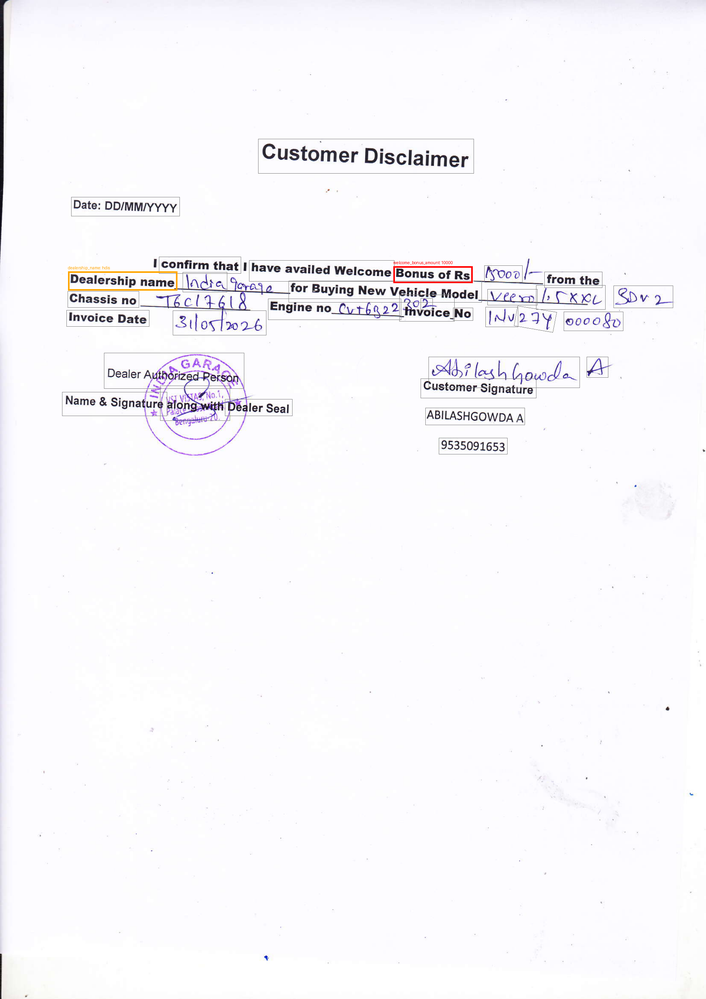
#> input picture DISC -1781516436736_debug_page_1.png, 706 x 999 px, shrunk from 1786 x 2526 before the run
$ python -i deskew.py   (imports and definitions only)
#> lines starting #> are read from the running program, lines starting #| are printed output that depends on the picture; after the words box and inside, x2 and y2 are one past the last pixel; in counts of white or black regions, pixels touching at a corner belong together
#> further down, picture is the input picture: PIL image 706x999 RGB; mean R, G, B 248.6, 247.4, 250.6
"""
preprocessing/deskew.py
========================
Detects and corrects page rotation/skew using OpenCV.
Supports up to ±45 degrees of rotation correction.
"""
import logging
import numpy as np

try:
    import cv2
    _CV2_AVAILABLE = True
except ImportError:
    _CV2_AVAILABLE = False
    logging.warning("[deskew] opencv-python not installed. Deskew will be skipped.")


def deskew_image(pil_image):
    """
    Detect and correct skew/rotation in a scanned page image.

    Args:
        pil_image: PIL.Image object (RGB or grayscale)

    Returns:
        PIL.Image: Deskewed image (same mode as input). Returns original if
                   opencv is unavailable or correction is < 0.3 degrees.
    """
    if not _CV2_AVAILABLE:
        return pil_image

    try:
        from PIL import Image
        import cv2

        # Convert PIL to numpy array for OpenCV
        img_array = np.array(pil_image.convert("L"))  # grayscale

        # Threshold to binary
        _, thresh = cv2.threshold(img_array, 0, 255, cv2.THRESH_BINARY_INV + cv2.THRESH_OTSU)
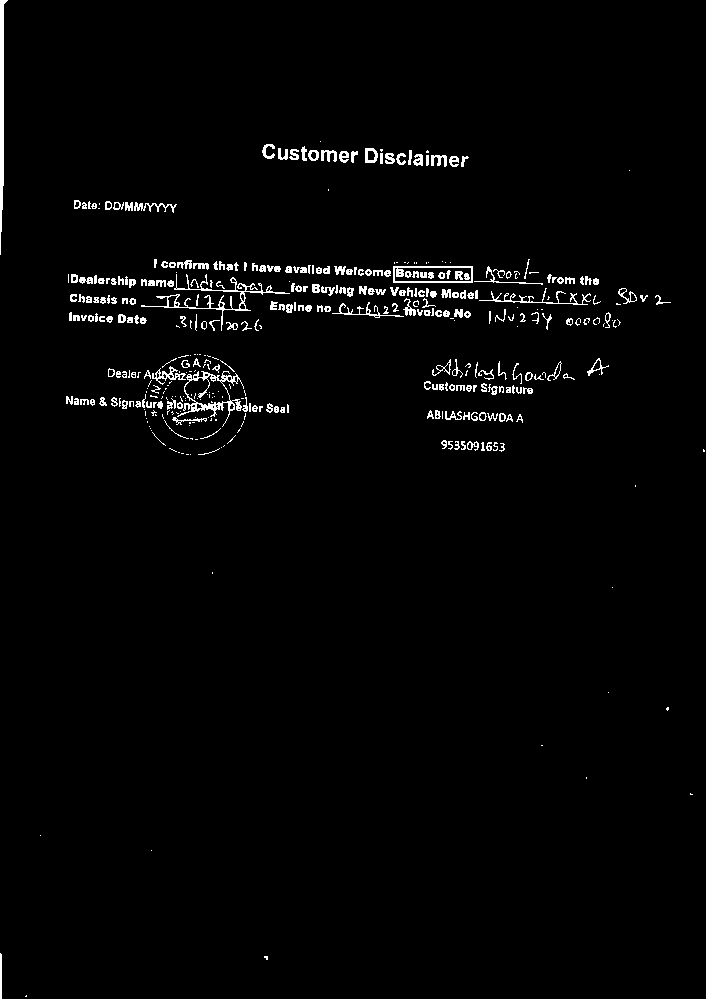
#> thresh: shape (999, 706); 2% white in thin lines or dots

        # Find all non-zero (text) pixel coordinates
        coords = np.column_stack(np.where(thresh > 0))
#> coords = 13928 pairs, first value 0 to 998, second value 0 to 704
        if coords.size == 0:
            return pil_image

        # Compute minimum area rectangle enclosing the text pixels
        rect = cv2.minAreaRect(coords)
#> rect = ((499, 352), (704, 998), -90)
        angle = rect[-1]
#> angle = -90

        # Normalize angle to [-45, 45] range
        if angle < -45:
            angle = angle + 90
#> angle = 0
        elif angle > 45:
            angle = angle - 90

        # Skip tiny corrections to avoid artifacts on clean scans
        if abs(angle) < 0.3:
            return pil_image

        logging.info(f"[deskew] Correcting page skew by {angle:.2f} degrees")

        # Rotate around center
        h, w = img_array.shape[:2]
        center = (w // 2, h // 2)
        M = cv2.getRotationMatrix2D(center, angle, 1.0)

        # Apply rotation to the original color image
        orig_array = np.array(pil_image)
        rotated = cv2.warpAffine(
            orig_array, M, (w, h),
            flags=cv2.INTER_CUBIC,
            borderMode=cv2.BORDER_REPLICATE
        )

        return Image.fromarray(rotated)

    except Exception as e:
        logging.warning(f"[deskew] Error during deskew: {e}. Returning original.")
        return pil_image

>>> from PIL import Image
>>> picture = Image.open('../../DISC -1781516436736_debug_page_1.png')
>>> result = deskew_image(picture)

$ run again, on visual_chassis_number.png
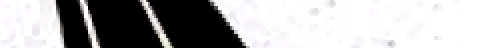
#> input picture visual_chassis_number.png, 240 x 24 px (shown 2 times larger)
#> picture is the input picture: PIL image 240x24 RGB; mean R, G, B 171.7, 170.9, 171.5
#> in deskew_image, `_, thresh = cv2.threshold(img_array, 0, 255, cv2.THRESH_BINARY_INV + c..`:
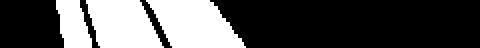
#> thresh: shape (24, 240) (shown 2 times larger); 32.3% white; 3 white regions, box (x1, y1, x2, y2) and area: (73, 0, 123, 24) 831, (43, 0, 82, 24) 714, (28, 0, 46, 24) 314
#> coords = 1859 pairs, first value 0 to 23, second value 28 to 122
#> rect = ((11.5, 75), (94, 23), -90)
#> in deskew_image, `angle = rect[-1]`: angle = -90
#> in deskew_image, `angle = angle + 90`: angle = 0

$ run again, on visual_customer_signature.png
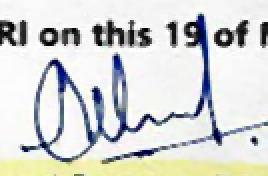
#> input picture visual_customer_signature.png, 134 x 88 px (shown 2 times larger)
#> picture is the input picture: PIL image 134x88 RGB; mean R, G, B 212.2, 214.1, 211.8
#> in deskew_image, `_, thresh = cv2.threshold(img_array, 0, 255, cv2.THRESH_BINARY_INV + c..`:
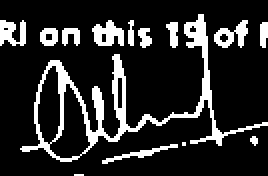
#> thresh: shape (88, 134) (shown 2 times larger); 16.3% white; 14 white regions (3 under 20 px), largest, box (x1, y1, x2, y2) and area: (10, 7, 134, 81) 1149, (46, 10, 62, 23) 134, (107, 10, 124, 24) 119
#> coords = 1923 pairs, first value 7 to 87, second value 0 to 133
#> rect = ((47.08, 67.43), (133.3, 78.21), -88.26)
#> in deskew_image, `angle = rect[-1]`: angle = -88.26
#> in deskew_image, `angle = angle + 90`: angle = 1.74
#> M = [[1, 0.0303, -1.3], [-0.0303, 1, 2.05]]
#> in deskew_image, `rotated = cv2.warpAffine( orig_array, M, (w, h), flags=cv2.INTER_CUBIC..`:
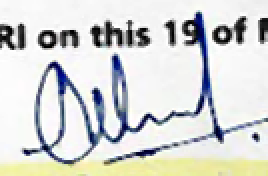
#> rotated: shape (88, 134, 3) (shown 2 times larger); mean R, G, B 212.3, 214.1, 211.8

$ run again, on visual_registration_number.png
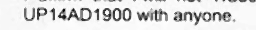
#> input picture visual_registration_number.png, 256 x 30 px
#> picture is the input picture: PIL image 256x30 RGB; mean R, G, B 221.1, 221.1, 221.1
#> in deskew_image, `_, thresh = cv2.threshold(img_array, 0, 255, cv2.THRESH_BINARY_INV + c..`:
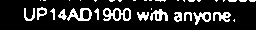
#> thresh: shape (30, 256); 16.1% white in thin lines or dots, all inside (x1, y1, x2, y2) = (24, 0, 256, 25)
#> coords = 1235 pairs, first value 0 to 24, second value 24 to 255
#> rect = ((12, 139.5), (231, 24), -90)
#> in deskew_image, `angle = rect[-1]`: angle = -90
#> in deskew_image, `angle = angle + 90`: angle = 0
